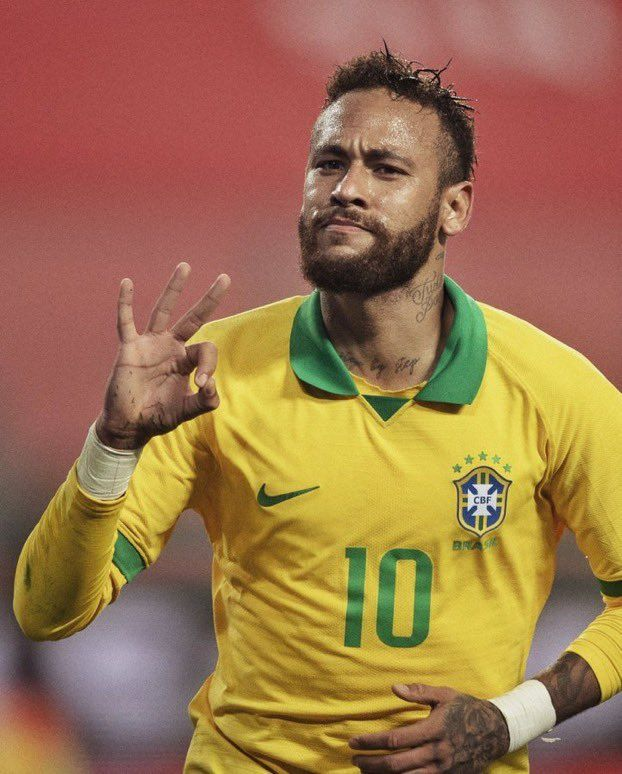
#> input picture IA/exercicio2/foto.jpg, 622 x 774 px, found by its file name
$ python filtro_gaussiano.py
#> lines starting #> are read from the running program, lines starting #| are printed output that depends on the picture
import cv2

# Carrega a imagem
imagem = cv2.imread(r"C:\Users\pedro\Documents\IA\exercicio2\foto.jpg")
#> imagem is the input picture: shape (774, 622, 3); mean B, G, R 77.2, 116.5, 157.4

# Aplica o filtro gaussiano
suavizada = cv2.GaussianBlur(imagem, (15, 15), 0)
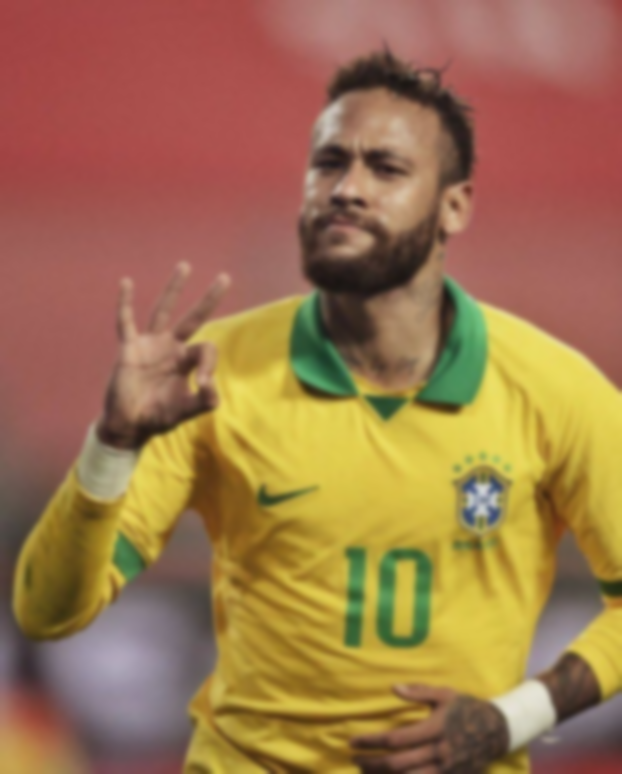
#> suavizada: shape (774, 622, 3); mean B, G, R 77.2, 116.5, 157.4

# Salva a nova imagem
cv2.imwrite("resultado.jpg", suavizada)

# Mensagem final
print("Filtro Gaussiano aplicado com sucesso!")
